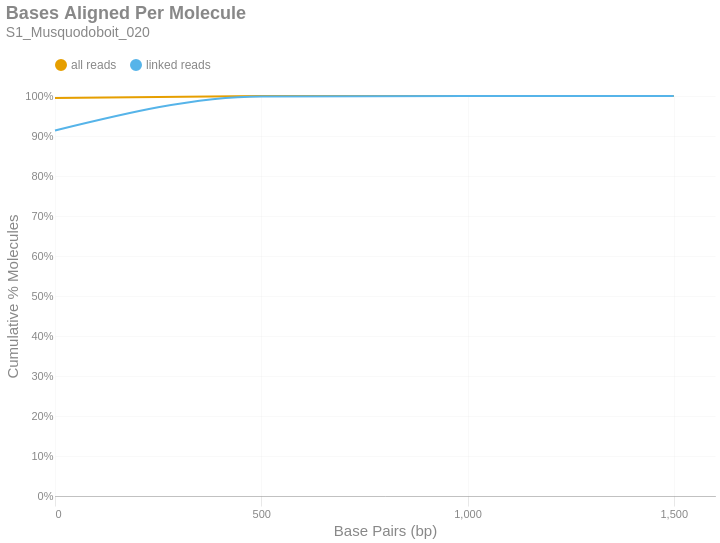

The code cell stored with this chart in its notebook:
### Markdown cell above
### Bases Aligned Per Molecule
This is a cumulative frequency distribution showing the number of base pairs aligned per unique molecule. These data are shown in 500 bp bins. There are two distributions: one with `all reads` (yellow) and another with only `linked reads` (blue). The percent of molecules in the `linked reads` distribution is relative to the total number of linked molecules.

### Code cell
if SKIPLR:
    print_html(f"Skipped")
else:
    binned_df = consolidated_hist(valids['aligned_bp'], mask, 500, True)
    with SafeRender(binned_df):
        (
            density_plot(binned_df, 'Bases Aligned Per Molecule', samplename, 'basesper')
            .encode(
                x=alt.X('bin:Q', title="Base Pairs (bp)").axis(tickMinStep=500).scale(padding=0),
                y=alt.Y('value:Q', title='Cumulative % Molecules')
                    .axis(format='%')
                    .scale(domain = [0,1])
                    .stack(False),
                color=alt.Color("key:N").scale(domain = ["all reads", "linked reads"]),
                tooltip = [
                    alt.Tooltip("key:N", title = "Data Type"),
                    alt.Tooltip("range_label:N", title="Bases Aligned Per Molecule"),
                    alt.Tooltip("value:Q", format = ".2%", title="% Molecules (Cum.)")
                ]
            )
        ).display()

### Figure 1 — Vega-Lite specification as saved in the notebook (floating-point values rounded to 4 significant figures)
{"width": "container", "height": 400, "config": {"title": {"anchor": "start", "dy": -15, "fontSize": 18, "color": "#888888", "subtitleColor": "#888888", "subtitleFontSize": 14}, "arc": {"fill": "#0072B2"}, "axis": {"domainColor": "#888888", "domainWidth": 0.5, "gridWidth": 0.2, "grid": false, "titleFontWeight": 400, "titleFontSize": 15, "labelFontSize": 11, "labelColor": "#888888", "tickColor": "#888888", "tickWidth": 0.2, "titleColor": "#888888"}, "axisBand": {"grid": false}, "axisX": {"grid": true, "tickSize": 10, "domainCap": "round"}, "axisY": {"domain": false, "grid": true, "tickSize": 0, "domainCap": "round"}, "background": "transparent", "header": {"labelFontSize": 15, "labelColor": "#888888", "titleFontSize": 15, "titleFontWeight": 600, "titleColor": "#888888"}, "legend": {"labelFont": "sans-serif", "labelFontSize": 12, "labelColor": "#888888", "symbolSize": 100, "symbolType": "circle", "titleFontSize": 12, "titlePadding": 10, "titleColor": "#888888", "title": null, "orient": "top"}, "range": {"category": ["#E69F00", "#56B4E9", "#009E73", "#F0E442", "#0072B2", "#D55E00", "#CC79A7", "#000000"], "diverging": ["#cfe8f3", "#a2d4ec", "#73bfe2", "#46abdb", "#1696d2", "#12719e"]}, "area": {"fill": "#0072B2", "fillOpacity": 0.7, "line": true, "strokeOpacity": 0.7}, "line": {"color": "#0072B2", "stroke": "#0072B2", "strokeWidth": 2}, "trail": {"color": "#0072B2", "stroke": "#0072B2", "strokeWidth": 0, "size": 1}, "point": {"filled": true, "fillOpacity": 1.0, "size": 95}, "text": {"color": "#888888", "fontSize": 11, "align": "right", "fontWeight": 400, "size": 11}, "bar": {"fill": "#0072B2", "stroke": null}, "view": {"stroke": null, "continuousWidth": 660, "continuousHeight": 400}}, "data": {"name": "data-0219848a92d751e53296354d2005c483"}, "mark": {"type": "line", "interpolate": "monotone", "point": {"opacity": 0, "size": 275}}, "encoding": {"color": {"field": "key", "scale": {"domain": ["all reads", "linked reads"]}, "type": "nominal"}, "tooltip": [{"field": "key", "title": "Data Type", "type": "nominal"}, {"field": "range_label", "title": "Bases Aligned Per Molecule", "type": "nominal"}, {"field": "value", "format": ".2%", "title": "% Molecules (Cum.)", "type": "quantitative"}], "x": {"axis": {"tickMinStep": 500}, "field": "bin", "scale": {"padding": 0}, "title": "Base Pairs (bp)", "type": "quantitative"}, "y": {"axis": {"format": "%"}, "field": "value", "scale": {"domain": [0, 1]}, "stack": false, "title": "Cumulative % Molecules", "type": "quantitative"}}, "params": [{"name": "param_c36ac31b6afebe62", "select": {"type": "point", "fields": ["key"]}, "bind": "legend"}], "title": {"text": "Bases Aligned Per Molecule", "subtitle": "S1_Musquodoboit_020"}, "transform": [{"fold": ["all reads (cumsum)", "linked reads (cumsum)"]}, {"calculate": "replace(datum.key, ' (cumsum)', '')", "as": "key"}, {"filter": {"param": "param_c36ac31b6afebe62"}}], "usermeta": {"embedOptions": {"downloadFileName": "S1_Musquodoboit_020.basesper"}}, "$schema": "https://vega.github.io/schema/vega-lite/v6.1.0.json", "datasets": {"data-0219848a92d751e53296354d2005c483": [{"bin": "0.0", "interval": "0.0-500.0", "all reads": 0.9949, "linked reads": 0.9137, "all reads (cumsum)": 0.9949, "linked reads (cumsum)": 0.9137, "range_label": "0-499"}, {"bin": "500.0", "interval": "500.0-1000.0", "all reads": 0.004957, "linked reads": 0.08504, "all reads (cumsum)": 0.9999, "linked reads (cumsum)": 0.9988, "range_label": "500-999"}, {"bin": "1000.0", "interval": "1000.0-1500.0", "all reads": 0.000106, "linked reads": 0.001175, "all reads (cumsum)": 1.0, "linked reads (cumsum)": 1.0, "range_label": "1000-1499"}, {"bin": "1500.0", "interval": "1500.0-2000.0", "all reads": 3.535e-06, "linked reads": 3.508e-05, "all reads (cumsum)": 1.0, "linked reads (cumsum)": 1.0, "range_label": "1500-1999"}]}}
